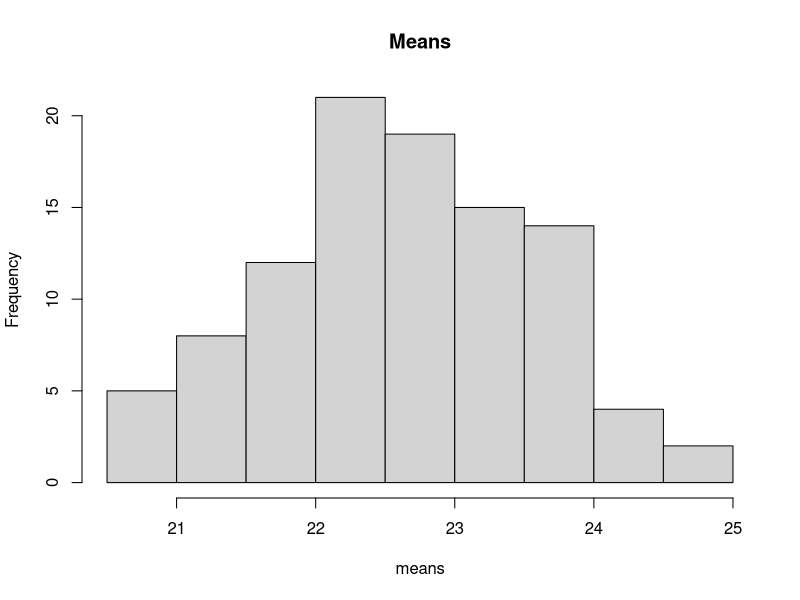
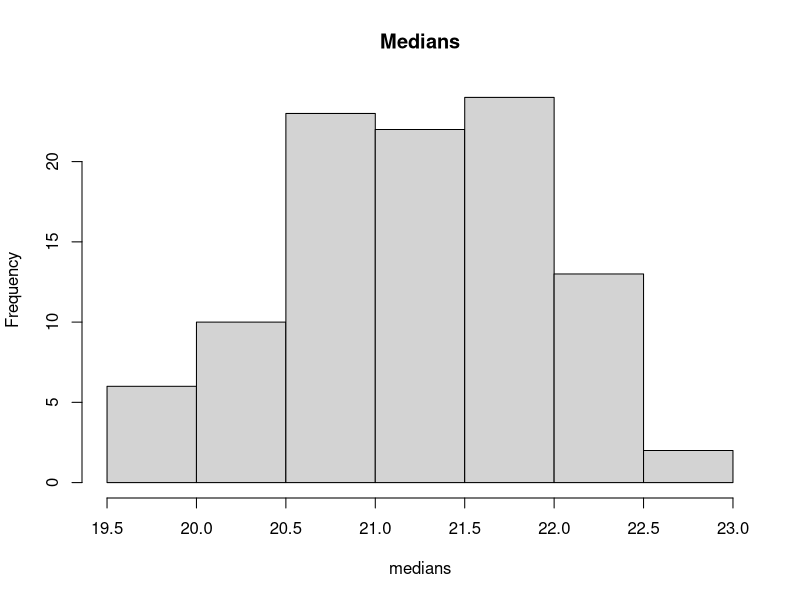

Write the R code that produced these figures, in order.
## -----------------------------------------------------------------------------------------------------------------------
## a
# It is not a sample, it is the population!
## b
data("Boston", package="MASS")
mean(Boston$medv)     # population/true mean
median(Boston$medv)   # population/true median
## c
n     <- 100
index <- sample(nrow(Boston), replace = TRUE, size=n)
table(index)
sBoston <- Boston[index,]
mean(sBoston$medv)    # sample mean
median(sBoston$medv)  # sample mean
## d
B <- 100
means <- medians <- rep(NA, B)
for (i in 1:B) {
  index <- sample(nrow(Boston), replace = TRUE, size=n)
  sBoston <- Boston[index,]
  means[i] <- mean(sBoston$medv)
  medians[i] <- median(sBoston$medv)
}
old <- par(mfrow=c(1,2))
on.exit(par(old))
hist(means, main="Means")     # random sampling function Xbar
hist(medians, main="Medians") # random sampling function for median
## e
alpha <- 0.95
c <- qnorm(1-(1-alpha)/2)
B <- 50
means <- upper <- lower <- rep(NA, B)
for (i in 1:B) {
  index   <- sample(nrow(Boston), replace = TRUE, size=100)
  sBoston <- Boston[index,]
  means[i] <- mean(sBoston$medv)
  upper[i] <- means[i]+c*sd(sBoston$medv)/sqrt(n)
  lower[i] <- means[i]-c*sd(sBoston$medv)/sqrt(n)
}
m <- mean(Boston$medv)
sum((lower<=m) & (m<=upper))/B

